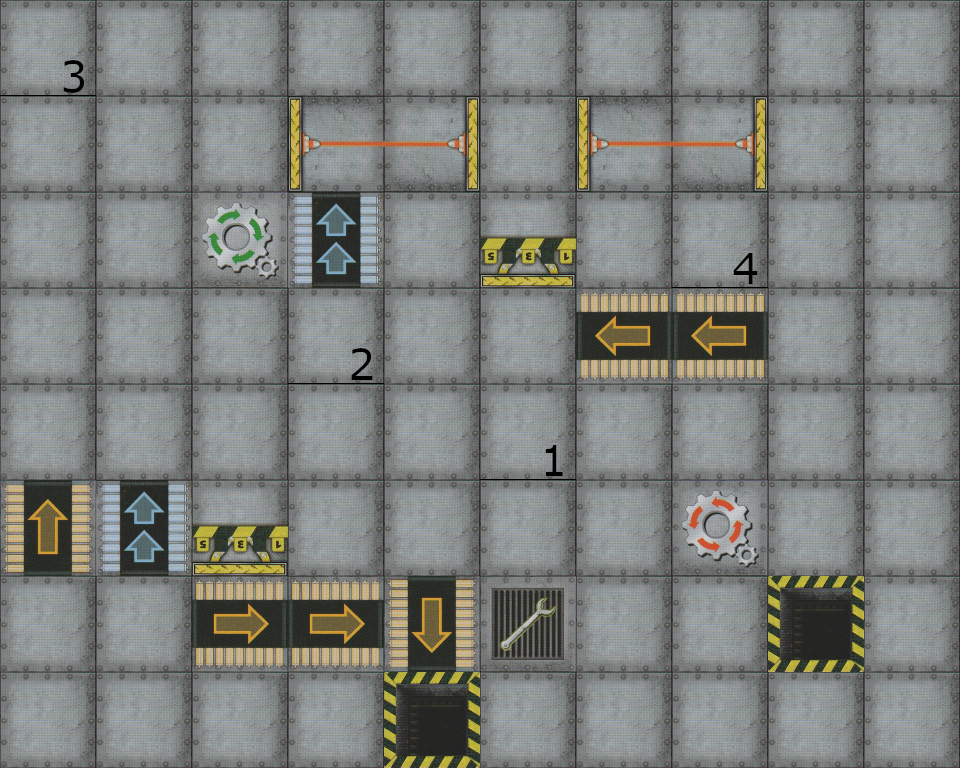

Tiled map render using the project's own tile images. Description and the whole map definition, tile-layer contents included, below:
An orthogonal 10x8 tile map with 96x96 px tiles, 1 tile layer (Rutelag 1), 5 tilesets and 24 objects.

<map version="1.2" tiledversion="1.2.2" orientation="orthogonal" renderorder="right-down" width="10" height="8" tilewidth="96" tileheight="96" infinite="0" nextlayerid="17" nextobjectid="73">
 <tileset firstgid="1" source="standard.tsx" />
 <tileset firstgid="96" source="1.tsx" />
 <tileset firstgid="97" source="2.tsx" />
 <tileset firstgid="98" source="3.tsx" />
 <tileset firstgid="99" source="4.tsx" />
 <layer id="1" name="Rutelag 1" width="10" height="8">
  <data encoding="csv">
98,5,5,5,5,5,5,5,5,5,
5,5,5,3221225513,41,5,34,3221225506,5,5,
5,5,48,12,5,10,5,99,5,5,
5,5,5,97,5,5,45,45,5,5,
5,5,5,5,5,96,5,5,5,5,
43,12,10,5,5,5,5,47,5,5,
5,5,46,46,44,14,5,5,6,5,
5,5,5,5,6,5,5,5,5,5
</data>
 </layer>
 <objectgroup id="13" name="Lasers">
  <object id="47" x="672" y="96" width="96" height="96" />
  <object id="48" x="576" y="96" width="96" height="96" />
  <object id="57" x="384" y="96" width="96" height="96" />
  <object id="58" x="288" y="96" width="96" height="96" />
 </objectgroup>
 <objectgroup id="14" name="Repairs">
  <object id="64" x="480" y="576" width="96" height="96" />
 </objectgroup>
 <objectgroup id="3" name="Flags">
  <object id="7" x="288" y="288" width="96" height="96">
   <properties>
    <property name="nr" type="int" value="2" />
   </properties>
  </object>
  <object id="9" x="672" y="192" width="96" height="96">
   <properties>
    <property name="nr" type="int" value="4" />
   </properties>
  </object>
  <object id="11" x="480" y="384" width="96" height="96">
   <properties>
    <property name="nr" type="int" value="1" />
   </properties>
  </object>
  <object id="27" x="0" y="0" width="96" height="96">
   <properties>
    <property name="nr" type="int" value="3" />
   </properties>
  </object>
 </objectgroup>
 <objectgroup id="13" name="turnGears">
  <object id="37" x="192" y="192" width="96" height="96">
   <properties>
    <property name="rotationDirection" value="clockwise" />
   </properties>
  </object>
  <object id="38" x="672" y="480" width="96" height="96">
   <properties>
    <property name="rotationDirection" value="counterClockwise" />
   </properties>
  </object>
 </objectgroup>
 <objectgroup id="9" name="Belts">
  <object id="28" x="0" y="480" width="96" height="96">
   <properties>
    <property name="direction" value="north" />
    <property name="speed" value="1" />
   </properties>
  </object>
  <object id="29" x="192" y="576" width="96" height="96">
   <properties>
    <property name="direction" value="east" />
    <property name="speed" value="1" />
   </properties>
  </object>
  <object id="30" x="288" y="576" width="96" height="96">
   <properties>
    <property name="direction" value="east" />
    <property name="speed" value="1" />
   </properties>
  </object>
  <object id="31" x="384" y="576" width="96" height="96">
   <properties>
    <property name="direction" value="south" />
    <property name="speed" value="1" />
   </properties>
  </object>
  <object id="32" x="576" y="288" width="96" height="96">
   <properties>
    <property name="direction" value="west" />
    <property name="speed" value="1" />
   </properties>
  </object>
  <object id="33" x="672" y="288" width="96" height="96">
   <properties>
    <property name="direction" value="west" />
    <property name="speed" value="1" />
   </properties>
  </object>
  <object id="69" x="96" y="480" width="96" height="96">
   <properties>
    <property name="direction" value="north" />
    <property name="speed" value="2" />
   </properties>
  </object>
  <object id="72" x="288" y="192" width="96" height="96">
   <properties>
    <property name="direction" value="north" />
    <property name="speed" value="2" />
   </properties>
  </object>
 </objectgroup>
 <objectgroup id="2" name="Teleports">
  <object id="1" x="192" y="480" width="96" height="96">
   <properties>
    <property name="teleport-from" value="teleport-from" />
   </properties>
  </object>
  <object id="2" x="480" y="192" width="96" height="96">
   <properties>
    <property name="teleport-to" value="teleport-to" />
   </properties>
  </object>
 </objectgroup>
 <objectgroup id="15" name="Pits">
  <object id="67" x="384" y="672" width="96" height="96" />
  <object id="68" x="768" y="576" width="96" height="96" />
 </objectgroup>
 <objectgroup id="3" name="Savestate">
  <object id="5" x="482.247" y="578.961" width="91.4149" height="88.7652" />
 </objectgroup>
</map>
